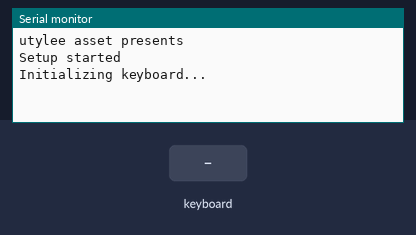
The sketch below on a simulated Arduino Uno, built with avr-gcc and run on an emulated ATmega328P. On the bench: the last lines printed to the serial monitor. The test bench sets the inputs (shaded band).

Above: at 2.2 s.
2.3 s: PS/2 keyboard text "1" received
At 3.5 s:
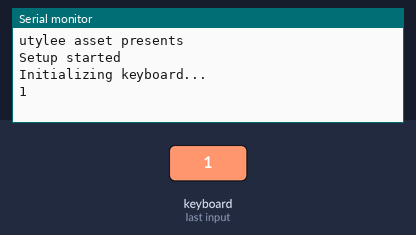
3.8 s: PS/2 keyboard text "a" received
At 4.9 s:
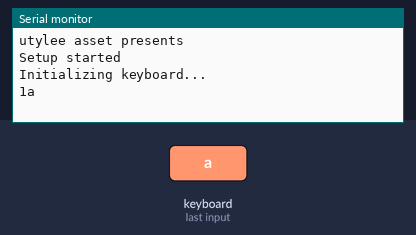

The sketch:

ArduinoBTPS2.ino
```cpp
// (licence header left out)
//#include "PS2Mouse.h"
//#include "PS2Keyboard.h"
#include <PS2Keyboard.h>
#include "Bluetooth.h"
#include <Debug.h>

#define MOUSE_CLOCK 6
#define MOUSE_DATA 7
#define KEYBOARD_CLOCK 3
#define KEYBOARD_DATA 4

#define _DEBUG 1

#if _DEBUG
#define HARDWARE_SERIAL_RATE 9600
#else
#define HARDWARE_SERIAL_RATE 115200
#endif

//PS2Mouse mouse(MOUSE_CLOCK, MOUSE_DATA);
//PS2Keyboard keyboard(KEYBOARD_CLOCK, KEYBOARD_DATA);
PS2Keyboard keyboard;

#if _DEBUG
#define BLUETOOTH_DEBUG_RX 7
#define BLUETOOTH_DEBUG_TX 8
#define BLUETOOTH_DEBUG_BAUD 9600
//Bluetooth bluetooth(BLUETOOTH_DEBUG_BAUD, true, BLUETOOTH_DEBUG_RX, BLUETOOTH_DEBUG_TX);
//Bluetooth bluetooth(115200, false, 0, 0);
Bluetooth bluetooth(9600, true, 7, 8);
#else
//Bluetooth bluetooth(115200, false, 0, 0);
//Bluetooth bluetooth(9600, false, 0, 0);
Bluetooth bluetooth(9600, true, 7, 8);
//Bluetooth bluetooth(HARDWARE_SERIAL_RATE, false, 0, 0);
#endif

void setup()
{
  delay(1000);
#if _DEBUG
    //Serial.begin(HARDWARE_SERIAL_RATE);
    Serial.begin(9600);
	Serial.println("utylee asset presents");
	Serial.println("Setup started");
#endif

	//bool mouseStatus = mouse.init();

#if _DEBUG
  /*
	if (mouseStatus)
		Serial.println("Mouse detected!");
	else
		Serial.println("No mouse detected.");
  */
    //BREAKPOINT();
	Serial.println("Initializing keyboard...");
#endif

	//bool keyboardStatus = keyboard.init();
  keyboard.begin(KEYBOARD_DATA, KEYBOARD_CLOCK);

#if _DEBUG
  /*
	if (keyboardStatus)
		Serial.println("Keyboard detected!");
	else
		Serial.println("No keyboard detected.");

	Serial.println("Setup complete");
 */
#endif
}

void loop()
{
  /*
	if (mouse.available())
	{
		bluetooth.sendMouseState(mouse.getBtnState(), mouse.getDeltaX(), -mouse.getDeltaY(), -mouse.getDeltaZ());
	}
 */


  /*
  if(keyboard.available())
  {
    char c = keyboard.read();
    Serial.print(c);
    //Serial.println("good");
  }
  */


	if (keyboard.available())
	{
		//bluetooth.sendKeyboardState(keyboard.getKeyModifiers(), keyboard.getKeysPressed());
   char c = keyboard.read();
   #if _DEBUG
   Serial.print(c);
   #endif
    bluetooth.sendKeyboardState(0, c);
	}


}
```

BTKeyCodes.h
```cpp
// (licence header left out)
#ifndef BTKEYCODES_H
#define BTKEYCODES_H

//modifier codes
#define BTMC_NONE 0x00
#define BTMC_CTRL_LEFT 0x01
#define BTMC_SHIFT_LEFT 0x02
#define BTMC_ALT_LEFT 0x04
#define BTMC_GUI_LEFT 0x08
#define BTMC_CTRL_RIGHT 0x10
#define BTMC_SHIFT_RIGHT 0x20
#define BTMC_ALT_RIGHT 0x40
#define BTMC_GUI_RIGHT 0x80

//consumer codes
#define BTCC_NONE 0x0000
#define BTCC_HOME 0x0001
#define BTCC_EMAIL 0x0002
#define BTCC_SEARCH 0x0004
#define BTCC_KEYBOARD_LAYOUT 0x0008
#define BTCC_VOLUME_UP 0x0010
#define BTCC_VOLUME_DOWN 0x0020
#define BTCC_MUTE 0x0040
#define BTCC_PLAY_PAUSE 0x0080
#define BTCC_NEXT_TRACK 0x0100
#define BTCC_PREVIOUS_TRACK 0x0200
#define BTCC_STOP 0x0400
#define BTCC_EJECT 0x0800
#define BTCC_FAST_FORWARD 0x1000
#define BTCC_REWIND 0x2000
#define BTCC_STOP_EJECT 0x4000
#define BTCC_BROWSER 0x8000

//keycodes
#define BTKC_NONE 0x00
#define BTKC_A 0x04
#define BTKC_B 0x05
#define BTKC_C 0x06
#define BTKC_D 0x07
#define BTKC_E 0x08
#define BTKC_F 0x09
#define BTKC_G 0x0A
#define BTKC_H 0x0B
#define BTKC_I 0x0C
#define BTKC_J 0x0D
#define BTKC_K 0x0E
#define BTKC_L 0x0F
#define BTKC_M 0x10
#define BTKC_N 0x11
#define BTKC_O 0x12
#define BTKC_P 0x13
#define BTKC_Q 0x14
#define BTKC_R 0x15
#define BTKC_S 0x16
#define BTKC_T 0x17
#define BTKC_U 0x18
#define BTKC_V 0x19
#define BTKC_W 0x1A
#define BTKC_X 0x1B
#define BTKC_Y 0x1C
#define BTKC_Z 0x1D
#define BTKC_1 0x1E
#define BTKC_2 0x1F
#define BTKC_3 0x20
#define BTKC_4 0x21
#define BTKC_5 0x22
#define BTKC_6 0x23
#define BTKC_7 0x24
#define BTKC_8 0x25
#define BTKC_9 0x26
#define BTKC_0 0x27
#define BTKC_RETURN 0x28
#define BTKC_ESCAPE 0x29
#define BTKC_BACKSPACE 0x2A
#define BTKC_TAB 0x2B
#define BTKC_SPACE 0x2C
#define BTKC_MINUS 0x2D
#define BTKC_EQUAL 0x2E
#define BTKC_BRACKET_LEFT 0x2F
#define BTKC_BRACKET_RIGHT 0x30
#define BTKC_BACKSLASH 0x31
#define BTKC_EUROPE_1 0x32
#define BTKC_SEMICOLON 0x33
#define BTKC_APOSTROPHE 0x34
#define BTKC_GRAVE 0x35
#define BTKC_COMMA 0x36
#define BTKC_PERIOD 0x37
#define BTKC_SLASH 0x38
#define BTKC_CAPS_LOCK 0x39
#define BTKC_F1 0x3A
#define BTKC_F2 0x3B
#define BTKC_F3 0x3C
#define BTKC_F4 0x3D
#define BTKC_F5 0x3E
#define BTKC_F6 0x3F
#define BTKC_F7 0x40
#define BTKC_F8 0x41
#define BTKC_F9 0x42
#define BTKC_F10 0x43
#define BTKC_F11 0x44
#define BTKC_F12 0x45
#define BTKC_PRINT_SCREEN 0x46
#define BTKC_SCROLL_LOCK 0x47
#define BTKC_PAUSE 0x48
#define BTKC_INSERT 0x49
#define BTKC_HOME 0x4A
#define BTKC_PAGE_UP 0x4B
#define BTKC_DELETE 0x4C
#define BTKC_END 0x4D
#define BTKC_PAGE_DOWN 0x4E
#define BTKC_ARROW_RIGHT 0x4F
#define BTKC_ARROW_LEFT 0x50
#define BTKC_ARROW_DOWN 0x51
#define BTKC_ARROW_UP 0x52
#define BTKC_NUM_LOCK 0x53
#define BTKC_KEYPAD_DIVIDE 0x54
#define BTKC_KEYPAD_MULTIPLY 0x55
#define BTKC_KEYPAD_SUBTRACT 0x56
#define BTKC_KEYPAD_ADD 0x57
#define BTKC_KEYPAD_ENTER 0x58
#define BTKC_KEYPAD_1 0x59
#define BTKC_KEYPAD_2 0x5A
#define BTKC_KEYPAD_3 0x5B
#define BTKC_KEYPAD_4 0x5C
#define BTKC_KEYPAD_5 0x5D
#define BTKC_KEYPAD_6 0x5E
#define BTKC_KEYPAD_7 0x5F
#define BTKC_KEYPAD_8 0x60
#define BTKC_KEYPAD_9 0x61
#define BTKC_KEYPAD_0 0x62
#define BTKC_KEYPAD_DECIMAL 0x63
#define BTKC_EUROPE_2 0x64
#define BTKC_APPLICATION 0x65
#define BTKC_POWER 0x66
#define BTKC_KEYPAD_EQUAL 0x67
#define BTKC_F13 0x68
#define BTKC_F14 0x69
#define BTKC_F15 0x6A

//highest bit masked with 1 is a virtual keycode
//ie, 0x80 = 1000000b

//0x80 to 0x87 are modifer keys
// the lower 7 bits defines how much 0x1 is shifted left to get the modifier code
// ie) BTKC_ALT_LEFT = 0x82 (10000010b)
//       lower 7 bits = 0x02 (0000010b)
//       0x1 << 2 = 100b = 0x04 = BTMC_ALT_LEFT
#define BTKC_CTRL_LEFT 0x80
#define BTKC_SHIFT_LEFT 0x81
#define BTKC_ALT_LEFT 0x82
#define BTKC_GUI_LEFT 0x83
#define BTKC_CTRL_RIGHT 0x84
#define BTKC_SHIFT_RIGHT 0x85
#define BTKC_ALT_RIGHT 0x86
#define BTKC_GUI_RIGHT 0x87

//0xC0 to 0xD0 are consumer keys
// the lower 6 bits defines how much 0x1 is shifted left to get the 2 byte consumer code
// ie) BTKC_VOLUME_UP = 0xC4 (11000100b)
//       lower 6 bits = 0x04 (000100b)
//       0x1 << 4 = 10000b = 0x0010 = BTCC_VOLUME_UP
//consumer codes
#define BTKC_HOMEPAGE 0xC0
#define BTKC_EMAIL 0xC1
#define BTKC_SEARCH 0xC2
#define BTKC_KEYBOARD_LAYOUT 0xC3
#define BTKC_VOLUME_UP 0xC4
#define BTKC_VOLUME_DOWN 0xC5
#define BTKC_MUTE 0xC6
#define BTKC_PLAY_PAUSE 0xC7
#define BTKC_NEXT_TRACK 0xC8
#define BTKC_PREVIOUS_TRACK 0xC9
#define BTKC_STOP 0xCA
#define BTKC_EJECT 0xCB
#define BTKC_FAST_FORWARD 0xCD
#define BTKC_REWIND 0xCE
#define BTKC_STOP_EJECT 0xCF
#define BTKC_BROWSER 0xD0

//0xE0 to 0xE2 are system keys
#define BTKC_SYSTEM_POWER 0xE0 //0x81
#define BTKC_SYSTEM_SLEEP 0xE1 //0x82
#define BTKC_SYSTEM_WAKE 0xE2 //0x83


#endif //BTKEYCODES_H
```

Bluetooth.cpp
```cpp
// (licence header left out)
#include <SoftwareSerial.h>

#include "Bluetooth.h"
#include "PS2Keyboard.h"


Bluetooth::Bluetooth(uint32_t baudRate, bool useSoftwareSerial, uint8_t softwareRXPin, uint8_t softwareTXPin)
{
	_useSoftwareSerial = useSoftwareSerial;
	if (_useSoftwareSerial)
	{
		_serialStream = new SoftwareSerial(softwareRXPin, softwareTXPin);
		((SoftwareSerial*)_serialStream)->begin(baudRate);
	}
	else
	{
		_serialStream = &Serial;
		((HardwareSerial*)_serialStream)->begin(baudRate);
	}
}

Bluetooth::~Bluetooth()
{
	if (_useSoftwareSerial)
	{
		delete(_serialStream);
		_serialStream = 0;
	}
}

void Bluetooth::sendMouseState(uint8_t btnState, uint8_t deltaX, uint8_t deltaY, uint8_t deltaZ)
{
	_serialStream->write((uint8_t)0xFD);
	_serialStream->write((uint8_t)0x05);
	_serialStream->write((uint8_t)0x02);
	_serialStream->write(btnState);
	_serialStream->write(deltaX);
	_serialStream->write(deltaY);
	_serialStream->write(deltaZ);
}

//void Bluetooth::sendKeyboardState(uint8_t modifiers, uint8_t * keysPressed)
void Bluetooth::sendKeyboardState(uint8_t modifiers, char keysPressed)
{
	_serialStream->println("9");
	_serialStream->write((uint8_t)9);
    /*
	_serialStream->write((uint8_t)0xFD);
	_serialStream->write((uint8_t)0x09);
	_serialStream->write((uint8_t)0x01);
	_serialStream->write((uint8_t)0x00);

    _serialStream->write((uint8_t)keysPressed);
    */
  /*
	_serialStream->write(modifiers);
	_serialStream->write((uint8_t)0x00);
	for (uint8_t i = 0; i < MAX_KEYS_PRESSED; ++i)
	{
		_serialStream->write(keysPressed[i]);
	}
 */
}

void Bluetooth::sendConsumerReport(uint16_t consumerKeys)
{
	_serialStream->write((uint8_t)0xFD);
	_serialStream->write((uint8_t)0x00);
	_serialStream->write((uint8_t)0x02);
	_serialStream->write((uint8_t)((consumerKeys >> 8) & 0xFF));
	_serialStream->write((uint8_t)(consumerKeys & 0xFF));
	_serialStream->write((uint8_t)0x00);
	_serialStream->write((uint8_t)0x00);
	_serialStream->write((uint8_t)0x00);
	_serialStream->write((uint8_t)0x00);
}

void Bluetooth::getKeyboardLEDState()
{
	_serialStream->write((uint8_t)0xFF);
	_serialStream->write((uint8_t)0x02);

	//TODO
	//what to read from BT device?
}
```

Bluetooth.h
```cpp
// (licence header left out)
#ifndef  BLUETOOTH_H
#define BLUETOOTH_H

#include <Arduino.h>

class Bluetooth
{
public:
	Bluetooth(uint32_t baudRate, bool useSoftwareSerial, uint8_t softwareRXPin, uint8_t softwareTXPin);
	~Bluetooth();

	void sendMouseState(uint8_t btnState, uint8_t deltaX, uint8_t deltaY, uint8_t deltaZ);
	//void sendKeyboardState(uint8_t modifiers, uint8_t * keysPressed);
  void sendKeyboardState(uint8_t modifiers, char keysPressed);
	void sendConsumerReport(uint16_t consumerKeys);
	void getKeyboardLEDState();

private:
	bool _useSoftwareSerial;
	Stream * _serialStream;
};

#endif // ! BLUETOOTH_H
```

KeyTable.h
```cpp
// (licence header left out)
#ifndef KEYTABLE_H
#define KEYTABLE_H

#include <Arduino.h>

extern const PROGMEM uint8_t g_standardKeyTable[];
extern const PROGMEM uint8_t g_extendedKeyTable[];

class KeyTable
{
public:
	static uint8_t getBTCode(uint8_t ps2ScanCode, bool isExtendedKey);
};

#endif  //KEYTABLE_H
```

Source omitted: KeyTable.cpp (13975 bytes)

Measured:
- after the input at 2.3 s, the serial monitor: prints a new line at once (image 1)
- after the input at 3.8 s, the serial monitor: prints a new line at once (image 2)
